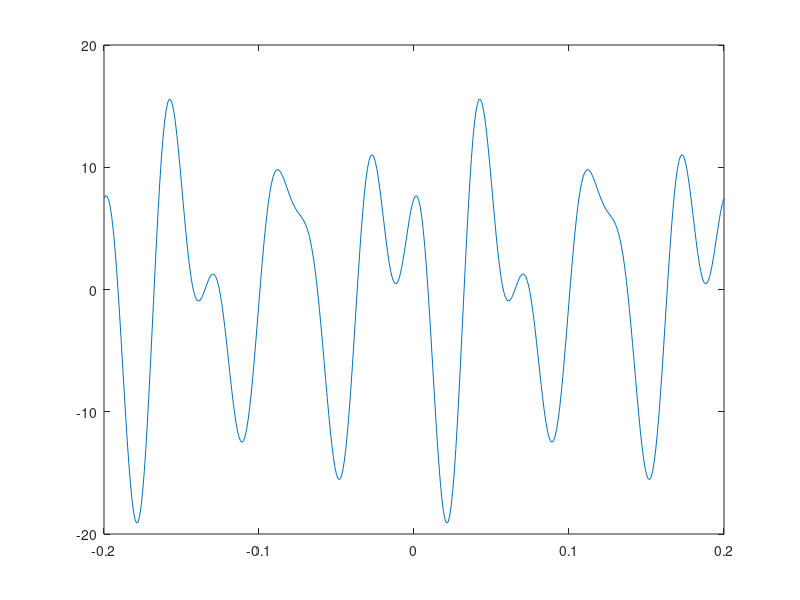
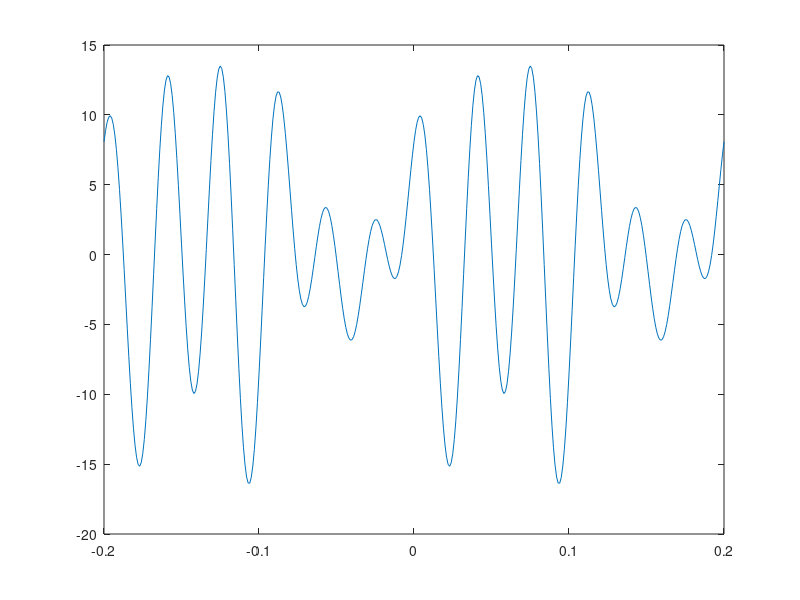
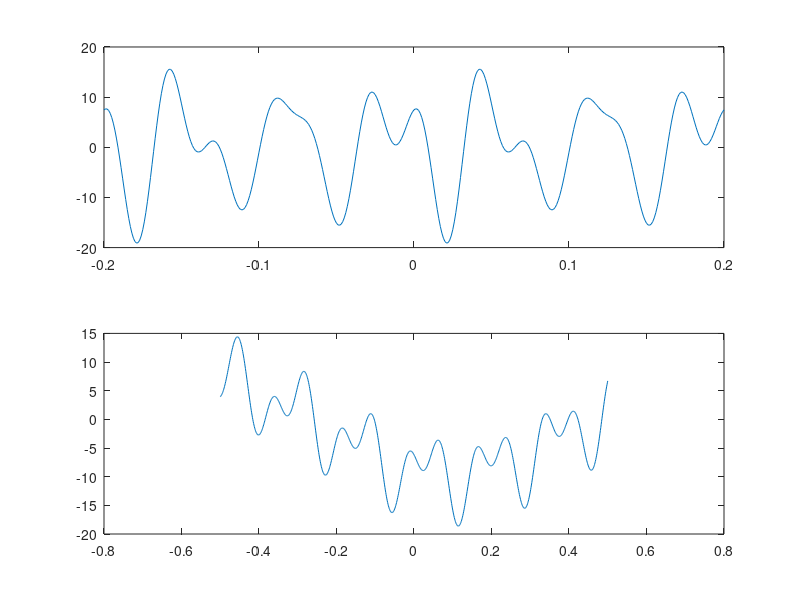
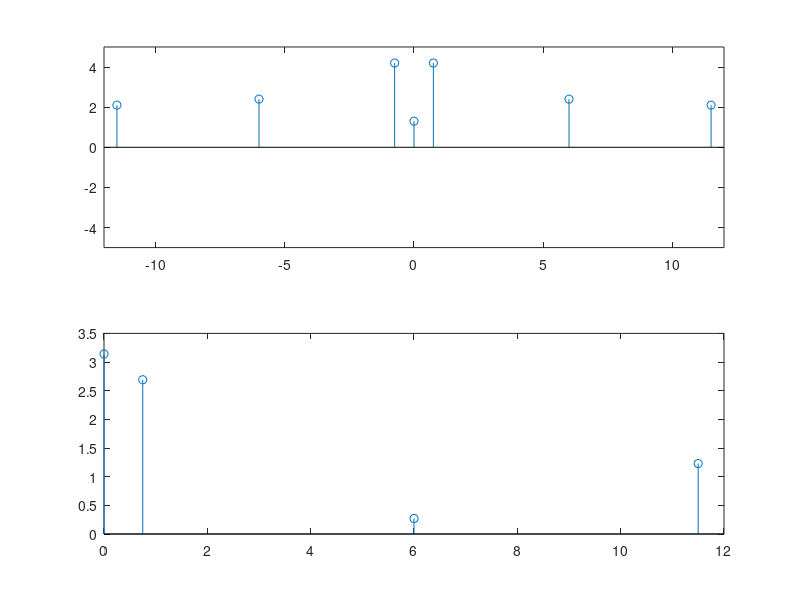

Recreate these plots in MATLAB, in order.
%***********************
%James Anderson
%Lab 3 Section E
%***********************
%---------------------------------------------------------------
%Lab Procedure Part 1
%---------------------------------------------------------------


t=-0.2:0.001:0.2;

x=10*cos(2*pi*15*t+1.5)+...
    4*cos(2*pi*25*t-0.5)+6*cos(2*pi*30*t-1);
plot(t,x);

y = 4*cos(2*pi*15*t+0.8)+...
    6*cos(2*pi*25*t+0.4)+...
    8*cos(2*pi*30*t-1.6);
figure;
plot(t,y);

z = 10*cos(2*pi*15*t+0.8)+...
     4*cos(2*pi*25*t+0.4)-...
     6*cos(2*pi*30*t-1.6);
 figure;
 subplot(2,1,1)
 plot(t,x);
 subplot(2,1,2)
 plot(t,z);
 
%---------------------------------------------------------------
%Lab Procedure Part 2
%---------------------------------------------------------------

t=-0.5:0.001:0.5;

xt = -1.3-8.4*cos(1.5*pi*t-0.45)+...
    4.2*cos(23*pi*t+2.8-(pi/2))-...
    4.8*sin(12*pi*t-1.3-(pi/2));
plot(t,xt);

%single sided
As = [1.3 8.4 4.2 4.8];
Ps = [(pi) -0.45+pi 2.8-(pi/2) -1.3-(pi/2)+pi];
Fs = [0 0.75 11.5 6];
figure;
subplot(2,1,1);
stem(Fs,As);
subplot(2,1,2);
stem(Fs,Ps);

%double sided
Ad = [2.4 2.1 4.2 1.3 4.2 2.1 2.4];
Pd = [1.3+(pi/2)-pi -2.8+(pi/2) 0.45-pi pi...
    -0.45+pi 2.8-(pi/2) -1.3-(pi/2)+pi];
Fd = [-6 -11.5 -0.75 0 0.75 11.5 6];

figure(4);
subplot(2, 1, 1), stem(Fd, Ad);
axis([-12 12 -5 5]);

%---------------------------------------------------------------
%Lab Procedure Part 3
%---------------------------------------------------------------

clear all;
T=.01;
t1 = -22:T:10;
t2 = -44:T:20;
delta = (1/T) * rectpuls(t1/T);
ht=zeros(1,length(delta));
ht(1)=0;
ht(2)=0;

for n=3:length(t1)
    ht(n) = (1/((0.3/T^2)+(0.4/T)+0.8))*...
        (0.9*delta(n)+(0.2/T)*delta(n)-(0.2/T)...
        *delta(n-1)-(0.3/T^2)*ht(n-2)+...
        (0.6/T^2)*ht(n-1)+(0.4/T)*ht(n-1));
end
xt = -3.9*cos(0.2*pi*t1-1.5)+...
    3.75*cos(0.5*pi*t1-0.6)+...
    0.5*cos(1.2*pi*t1-0.2);

ytotal=T*conv(xt,ht);

x1t=-3.9*cos(0.2*pi*t1-1.5);
x2t=3.75*cos(0.5*pi*t1-0.6);
x3t=0.5*cos(1.2*pi*t1-0.2);

%y_superposition = y1t+y2t+y3t
y1t=T*conv(x1t,ht);
y2t=T*conv(x2t,ht);
y3t=T*conv(x3t,ht);

ytotalSuper=y1t+y2t+y3t;

figure 
subplot(2,1,1);
plot(t2,ytotal);

subplot(2,1,2);
plot(t2,ytotalSuper,'r');

%-----------------
%double sided
Ain = [(0.5/2) (3.75/2) (-3.9/2) 0 (-3.9/2) (3.75/2) (0.5/2)];
Aout = [max(y3t)/2 max(y2t)/2 max(y1t)/2 0 ...
    max(y1t)/2 max(y2t)/2 max(y3t)/2];
f = [-0.6 -.25 -0.1 0 0.1 0.25 0.6];

%single sided
Ains=[0 (3.9) (3.75) (0.5)];
Aouts=[0 max(y1t) max(y2t) max(y3t)];
Fs=[0 0.1 0.25 0.6];

figure(10)
stem(f,Ain,'r');
hold on;
stem(f,Aout,'g');
hold off;
title('Part 3 (f)')



%calculating input BW
Min= max(Ain)*0.2;
idx_in =find(abs(Ain)< Min);
inBW = f(idx_in(end)) - f(idx_in(1))


%calculating output BW
Mout= max(Aout)*78650.2;
idx_out =find(abs(Aout)< Mout);
outBW = f(idx_out(end)) - f(idx_out(1))